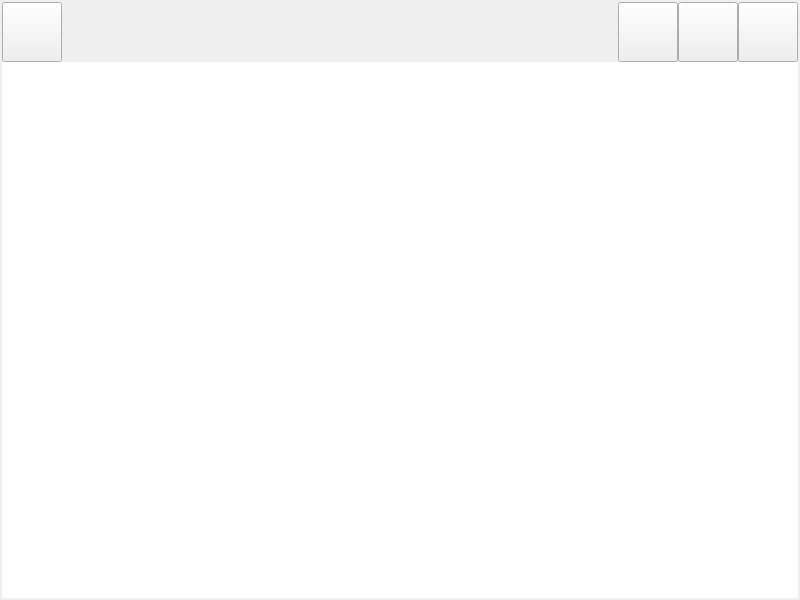
<?xml version="1.0" encoding="UTF-8"?>
<ui version="4.0">
 <class>MainWindow</class>
 <widget class="QMainWindow" name="MainWindow">
  <property name="geometry">
   <rect>
    <x>0</x>
    <y>0</y>
    <width>800</width>
    <height>600</height>
   </rect>
  </property>
  <property name="windowTitle">
   <string>MainWindow</string>
  </property>
  <widget class="QWidget" name="centralwidget">
   <layout class="QGridLayout" name="gridLayout">
    <property name="leftMargin">
     <number>0</number>
    </property>
    <property name="topMargin">
     <number>0</number>
    </property>
    <property name="rightMargin">
     <number>0</number>
    </property>
    <property name="bottomMargin">
     <number>0</number>
    </property>
    <property name="spacing">
     <number>0</number>
    </property>
    <item row="0" column="0">
     <layout class="QVBoxLayout" name="verticalLayout">
      <property name="spacing">
       <number>0</number>
      </property>
      <property name="sizeConstraint">
       <enum>QLayout::SetDefaultConstraint</enum>
      </property>
      <item>
       <widget class="QWidget" name="mainwidget" native="true">
        <layout class="QVBoxLayout" name="verticalLayout_6">
         <property name="leftMargin">
          <number>0</number>
         </property>
         <property name="topMargin">
          <number>0</number>
         </property>
         <property name="rightMargin">
          <number>0</number>
         </property>
         <property name="bottomMargin">
          <number>0</number>
         </property>
         <item>
          <layout class="QVBoxLayout" name="mainLayout" stretch="0,0">
           <property name="spacing">
            <number>0</number>
           </property>
           <property name="sizeConstraint">
            <enum>QLayout::SetDefaultConstraint</enum>
           </property>
           <property name="leftMargin">
            <number>2</number>
           </property>
           <property name="topMargin">
            <number>2</number>
           </property>
           <property name="rightMargin">
            <number>2</number>
           </property>
           <property name="bottomMargin">
            <number>2</number>
           </property>
           <item>
            <widget class="QWidget" name="titleBar" native="true">
             <property name="sizePolicy">
              <sizepolicy hsizetype="Preferred" vsizetype="Preferred">
               <horstretch>0</horstretch>
               <verstretch>0</verstretch>
              </sizepolicy>
             </property>
             <property name="minimumSize">
              <size>
               <width>0</width>
               <height>60</height>
              </size>
             </property>
             <property name="maximumSize">
              <size>
               <width>16777215</width>
               <height>60</height>
              </size>
             </property>
             <layout class="QHBoxLayout" name="horizontalLayout">
              <property name="spacing">
               <number>0</number>
              </property>
              <property name="sizeConstraint">
               <enum>QLayout::SetDefaultConstraint</enum>
              </property>
              <property name="leftMargin">
               <number>0</number>
              </property>
              <property name="topMargin">
               <number>0</number>
              </property>
              <property name="rightMargin">
               <number>0</number>
              </property>
              <property name="bottomMargin">
               <number>0</number>
              </property>
              <item>
               <widget class="QPushButton" name="edit">
                <property name="minimumSize">
                 <size>
                  <width>60</width>
                  <height>60</height>
                 </size>
                </property>
                <property name="maximumSize">
                 <size>
                  <width>60</width>
                  <height>60</height>
                 </size>
                </property>
                <property name="text">
                 <string/>
                </property>
               </widget>
              </item>
              <item>
               <spacer name="horizontalSpacer">
                <property name="orientation">
                 <enum>Qt::Horizontal</enum>
                </property>
                <property name="sizeHint" stdset="0">
                 <size>
                  <width>622</width>
                  <height>20</height>
                 </size>
                </property>
               </spacer>
              </item>
              <item>
               <widget class="QPushButton" name="Min">
                <property name="minimumSize">
                 <size>
                  <width>60</width>
                  <height>60</height>
                 </size>
                </property>
                <property name="maximumSize">
                 <size>
                  <width>60</width>
                  <height>60</height>
                 </size>
                </property>
                <property name="styleSheet">
                 <string notr="true"/>
                </property>
                <property name="text">
                 <string/>
                </property>
               </widget>
              </item>
              <item>
               <widget class="QPushButton" name="Max">
                <property name="minimumSize">
                 <size>
                  <width>60</width>
                  <height>60</height>
                 </size>
                </property>
                <property name="maximumSize">
                 <size>
                  <width>60</width>
                  <height>60</height>
                 </size>
                </property>
                <property name="styleSheet">
                 <string notr="true"/>
                </property>
                <property name="text">
                 <string/>
                </property>
               </widget>
              </item>
              <item>
               <widget class="QPushButton" name="Close">
                <property name="sizePolicy">
                 <sizepolicy hsizetype="Maximum" vsizetype="Fixed">
                  <horstretch>0</horstretch>
                  <verstretch>0</verstretch>
                 </sizepolicy>
                </property>
                <property name="minimumSize">
                 <size>
                  <width>60</width>
                  <height>60</height>
                 </size>
                </property>
                <property name="maximumSize">
                 <size>
                  <width>60</width>
                  <height>60</height>
                 </size>
                </property>
                <property name="styleSheet">
                 <string notr="true"/>
                </property>
                <property name="text">
                 <string/>
                </property>
                <property name="checkable">
                 <bool>false</bool>
                </property>
                <property name="autoRepeat">
                 <bool>false</bool>
                </property>
                <property name="autoExclusive">
                 <bool>false</bool>
                </property>
               </widget>
              </item>
             </layout>
            </widget>
           </item>
           <item>
            <widget class="QWidget" name="mainDisplayWidget" native="true">
             <layout class="QVBoxLayout" name="verticalLayout_5">
              <property name="leftMargin">
               <number>0</number>
              </property>
              <property name="topMargin">
               <number>0</number>
              </property>
              <property name="rightMargin">
               <number>0</number>
              </property>
              <property name="bottomMargin">
               <number>0</number>
              </property>
              <item>
               <widget class="QPlainTextEdit" name="showText">
                <property name="enabled">
                 <bool>true</bool>
                </property>
                <property name="tabletTracking">
                 <bool>false</bool>
                </property>
                <property name="frameShape">
                 <enum>QFrame::NoFrame</enum>
                </property>
                <property name="lineWidth">
                 <number>0</number>
                </property>
                <property name="tabChangesFocus">
                 <bool>false</bool>
                </property>
                <property name="readOnly">
                 <bool>false</bool>
                </property>
               </widget>
              </item>
             </layout>
            </widget>
           </item>
          </layout>
         </item>
        </layout>
       </widget>
      </item>
     </layout>
    </item>
   </layout>
  </widget>
 </widget>
 <resources/>
 <connections/>
</ui>
